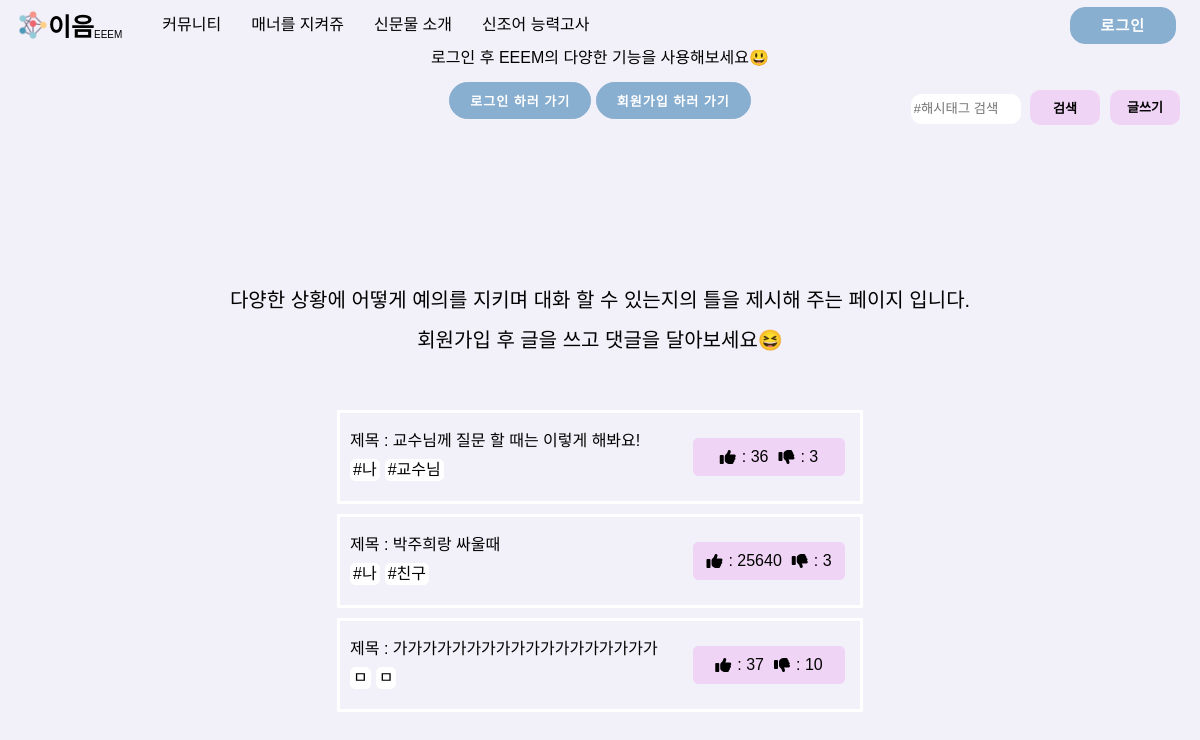
Page /manner/ on the committed database.
### main/models.py (models this page shows)
class manner(models.Model):
    text = models.CharField(max_length=18)
    like = models.IntegerField()
    dis_like = models.IntegerField()
    hashtag_me = models.CharField(max_length=20)
    hashtag_you = models.CharField(max_length=20)
    hashtag_situation = models.CharField(max_length=500)

### main/views.py (the view)
# urls.py: path('manner/', views.manners, name="manner"),
def manners(request):
    manner_alltext = manner.objects.all()
    return render(request, "manner.html", {"manner": manner_alltext})

### main/templates/manner.html (shortened to what this page needs)
{% extends 'base.html' %}{% load static %} {% block content %}
<link rel="stylesheet" href='{% static "css/manner.css" %}'>
<body>
  <main class="main__screen">
    <span class="info">다양한 상황에 어떻게 예의를 지키며 대화 할 수 있는지의 틀을 제시해 주는 페이지 입니다.<br><br>회원가입 후 글을 쓰고 댓글을 달아보세요😆</span>
    <form method="get" class="search" action="{% url 'search' %}">
      <input type="search" class="search__box" placeholder="#해시태그 검색" name="kw">
      <button type="submit" class="find__btn">검색</button>
    </form>
    {% if user.is_authenticated %}
    <a href="{%url 'addManner' %}" class="writeText">글쓰기</a>
    {% else %}
    <a href="#loginmodal" class="writeText" rel="modal:open">글쓰기</a>
    {% endif %}
    {% for m in manner.all %}
    <a class="manner__box" href="{%url 'mannersDetail' m.id %}">
      <div class="manner__main">
        <div class="manner__text">
          제목 : {{m.text}}
        </div>
        <div class="manner__hashtag">
          <div class="manner__hashtag--detail">{{m.hashtag_me}}</div>
          <div class="manner__hashtag--detail">{{m.hashtag_you}}</div>
        </div>
      </div>
      <div class="mannerthumbs">
        <i class="fas fa-thumbs-up"></i>: {{m.like}}
        <i class="fas fa-thumbs-down"></i>: {{m.dis_like}}
      </div>
    </a>
    {% endfor %}
  </main>
</body>
</html>
{% endblock %}

### main/static/css/navbar.css (style rules this page uses)
body { background-color: rgb(242, 240, 248); }

### main/static/css/manner.css (style rules this page uses)
body { background-color: rgb(242, 240, 248); }
.main__screen { padding-top: 90px; display: flex; flex-direction: column; align-items: center; }
.manner__box { padding: 20px 10px; width: 500px; height: auto; border: 3px solid white; display: flex; justify-content: space-between; align-items: center; margin-bottom: 10px; }
.manner__hashtag { display: flex; margin-top: 10px; }
.manner__hashtag--detail { width: auto; height: auto; border: 1px solid white; border-radius: 5px; background-color: white; margin-right: 5px; padding: 2px; }
.mannerthumbs { display: flex; align-items: center; justify-content: center; width: 150px; height: auto; border: 1px solid rgb(240, 212, 245); border-radius: 5px; background-color: rgb(240, 212, 245); padding: 10px 0px; margin: 0px 5px; cursor: pointer; margin-left: 30px; color: black; }
.mannerthumbs i { margin-right: 6px; }
.mannerthumbs i:last-child { margin-left: 10px; }
.search { position: absolute; top: 90px; right: 100px; }
.search__box { width: 110px; height: 30px; border: 1px solid white; border-radius: 10px; margin-right: 5px; }
.find__btn { width: 70px; height: 35px; border: none; cursor: pointer; color: black; background-color: #f0d4f5; font-weight: bold; border-radius: 10px; font-size: 13px; }
.writeText { position: absolute; display: flex; align-items: center; justify-content: center; top: 90px; right: 20px; width: 70px; height: 35px; border: none; cursor: pointer; color: black; background-color: #f0d4f5; font-weight: bold; font-size: 13px; border-radius: 10px; }
.info { display: block; font-size: 20px; text-align: center; margin-bottom: 60px; }

### gyeongsoton/templates/base.html (style rules this page uses)
a:link { color: black; text-decoration: none; }

### rows in the picture
manner: text "교수님께 질문 할 때는 이렇게 해봐요!", hashtag_me "#나", hashtag_you "#교수님", like "36", dis_like "3"
manner: text "박주희랑 싸울때", hashtag_me "#나", hashtag_you "#친구", like "25640", dis_like "3"
manner: text "가가가가가가가가가가가가가가가가가가", hashtag_me "ㅁ", hashtag_you "ㅁ", like "37", dis_like "10"
